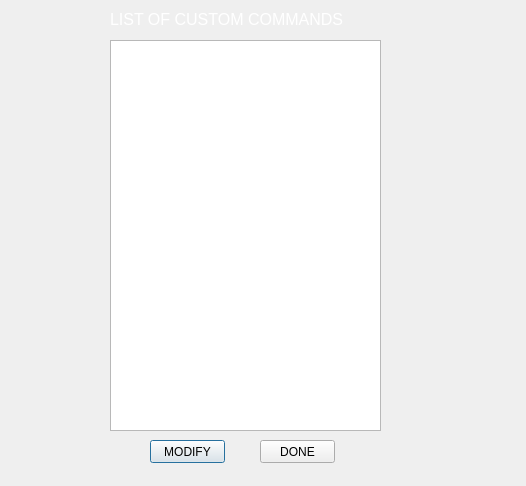
<?xml version="1.0" encoding="UTF-8"?>
<ui version="4.0">
 <class>Modify</class>
 <widget class="QDialog" name="Modify">
  <property name="geometry">
   <rect>
    <x>0</x>
    <y>0</y>
    <width>526</width>
    <height>486</height>
   </rect>
  </property>
  <property name="windowTitle">
   <string>Dialog</string>
  </property>
  <widget class="QTextBrowser" name="textBrowser">
   <property name="geometry">
    <rect>
     <x>110</x>
     <y>40</y>
     <width>271</width>
     <height>391</height>
    </rect>
   </property>
   <property name="autoFormatting">
    <set>QTextEdit::AutoAll</set>
   </property>
   <property name="overwriteMode">
    <bool>true</bool>
   </property>
   <property name="textInteractionFlags">
    <set>Qt::LinksAccessibleByKeyboard|Qt::LinksAccessibleByMouse|Qt::TextBrowserInteraction|Qt::TextEditable|Qt::TextSelectableByMouse</set>
   </property>
  </widget>
  <widget class="QLabel" name="label">
   <property name="geometry">
    <rect>
     <x>110</x>
     <y>10</y>
     <width>281</width>
     <height>20</height>
    </rect>
   </property>
   <property name="text">
    <string>&lt;html&gt;&lt;head/&gt;&lt;body&gt;&lt;p&gt;&lt;span style=&quot; font-size:12pt; color:#ffffff;&quot;&gt;LIST OF CUSTOM COMMANDS&lt;/span&gt;&lt;/p&gt;&lt;/body&gt;&lt;/html&gt;</string>
   </property>
  </widget>
  <widget class="QPushButton" name="pushButton_save">
   <property name="geometry">
    <rect>
     <x>150</x>
     <y>440</y>
     <width>75</width>
     <height>23</height>
    </rect>
   </property>
   <property name="text">
    <string>MODIFY</string>
   </property>
  </widget>
  <widget class="QPushButton" name="pushButton">
   <property name="geometry">
    <rect>
     <x>410</x>
     <y>80</y>
     <width>75</width>
     <height>41</height>
    </rect>
   </property>
   <property name="text">
    <string/>
   </property>
   <property name="icon">
    <iconset>
     <normaloff>Docs/1425186456_330401.ico</normaloff>Docs/1425186456_330401.ico</iconset>
   </property>
   <property name="iconSize">
    <size>
     <width>40</width>
     <height>40</height>
    </size>
   </property>
   <property name="flat">
    <bool>true</bool>
   </property>
  </widget>
  <widget class="QPushButton" name="pushButton_2">
   <property name="geometry">
    <rect>
     <x>260</x>
     <y>440</y>
     <width>75</width>
     <height>23</height>
    </rect>
   </property>
   <property name="text">
    <string>DONE</string>
   </property>
  </widget>
  <widget class="QWidget" name="widget" native="true">
   <property name="geometry">
    <rect>
     <x>0</x>
     <y>0</y>
     <width>531</width>
     <height>491</height>
    </rect>
   </property>
   <property name="styleSheet">
    <string notr="true">background-image: url(&quot;C:/Users/Dustin/Documents/GitHub/VILAN/VDATABASE/Docs/background.jpg&quot;);</string>
   </property>
  </widget>
  <zorder>widget</zorder>
  <zorder>textBrowser</zorder>
  <zorder>label</zorder>
  <zorder>pushButton_save</zorder>
  <zorder>pushButton</zorder>
  <zorder>pushButton_2</zorder>
 </widget>
 <resources/>
 <connections/>
</ui>
